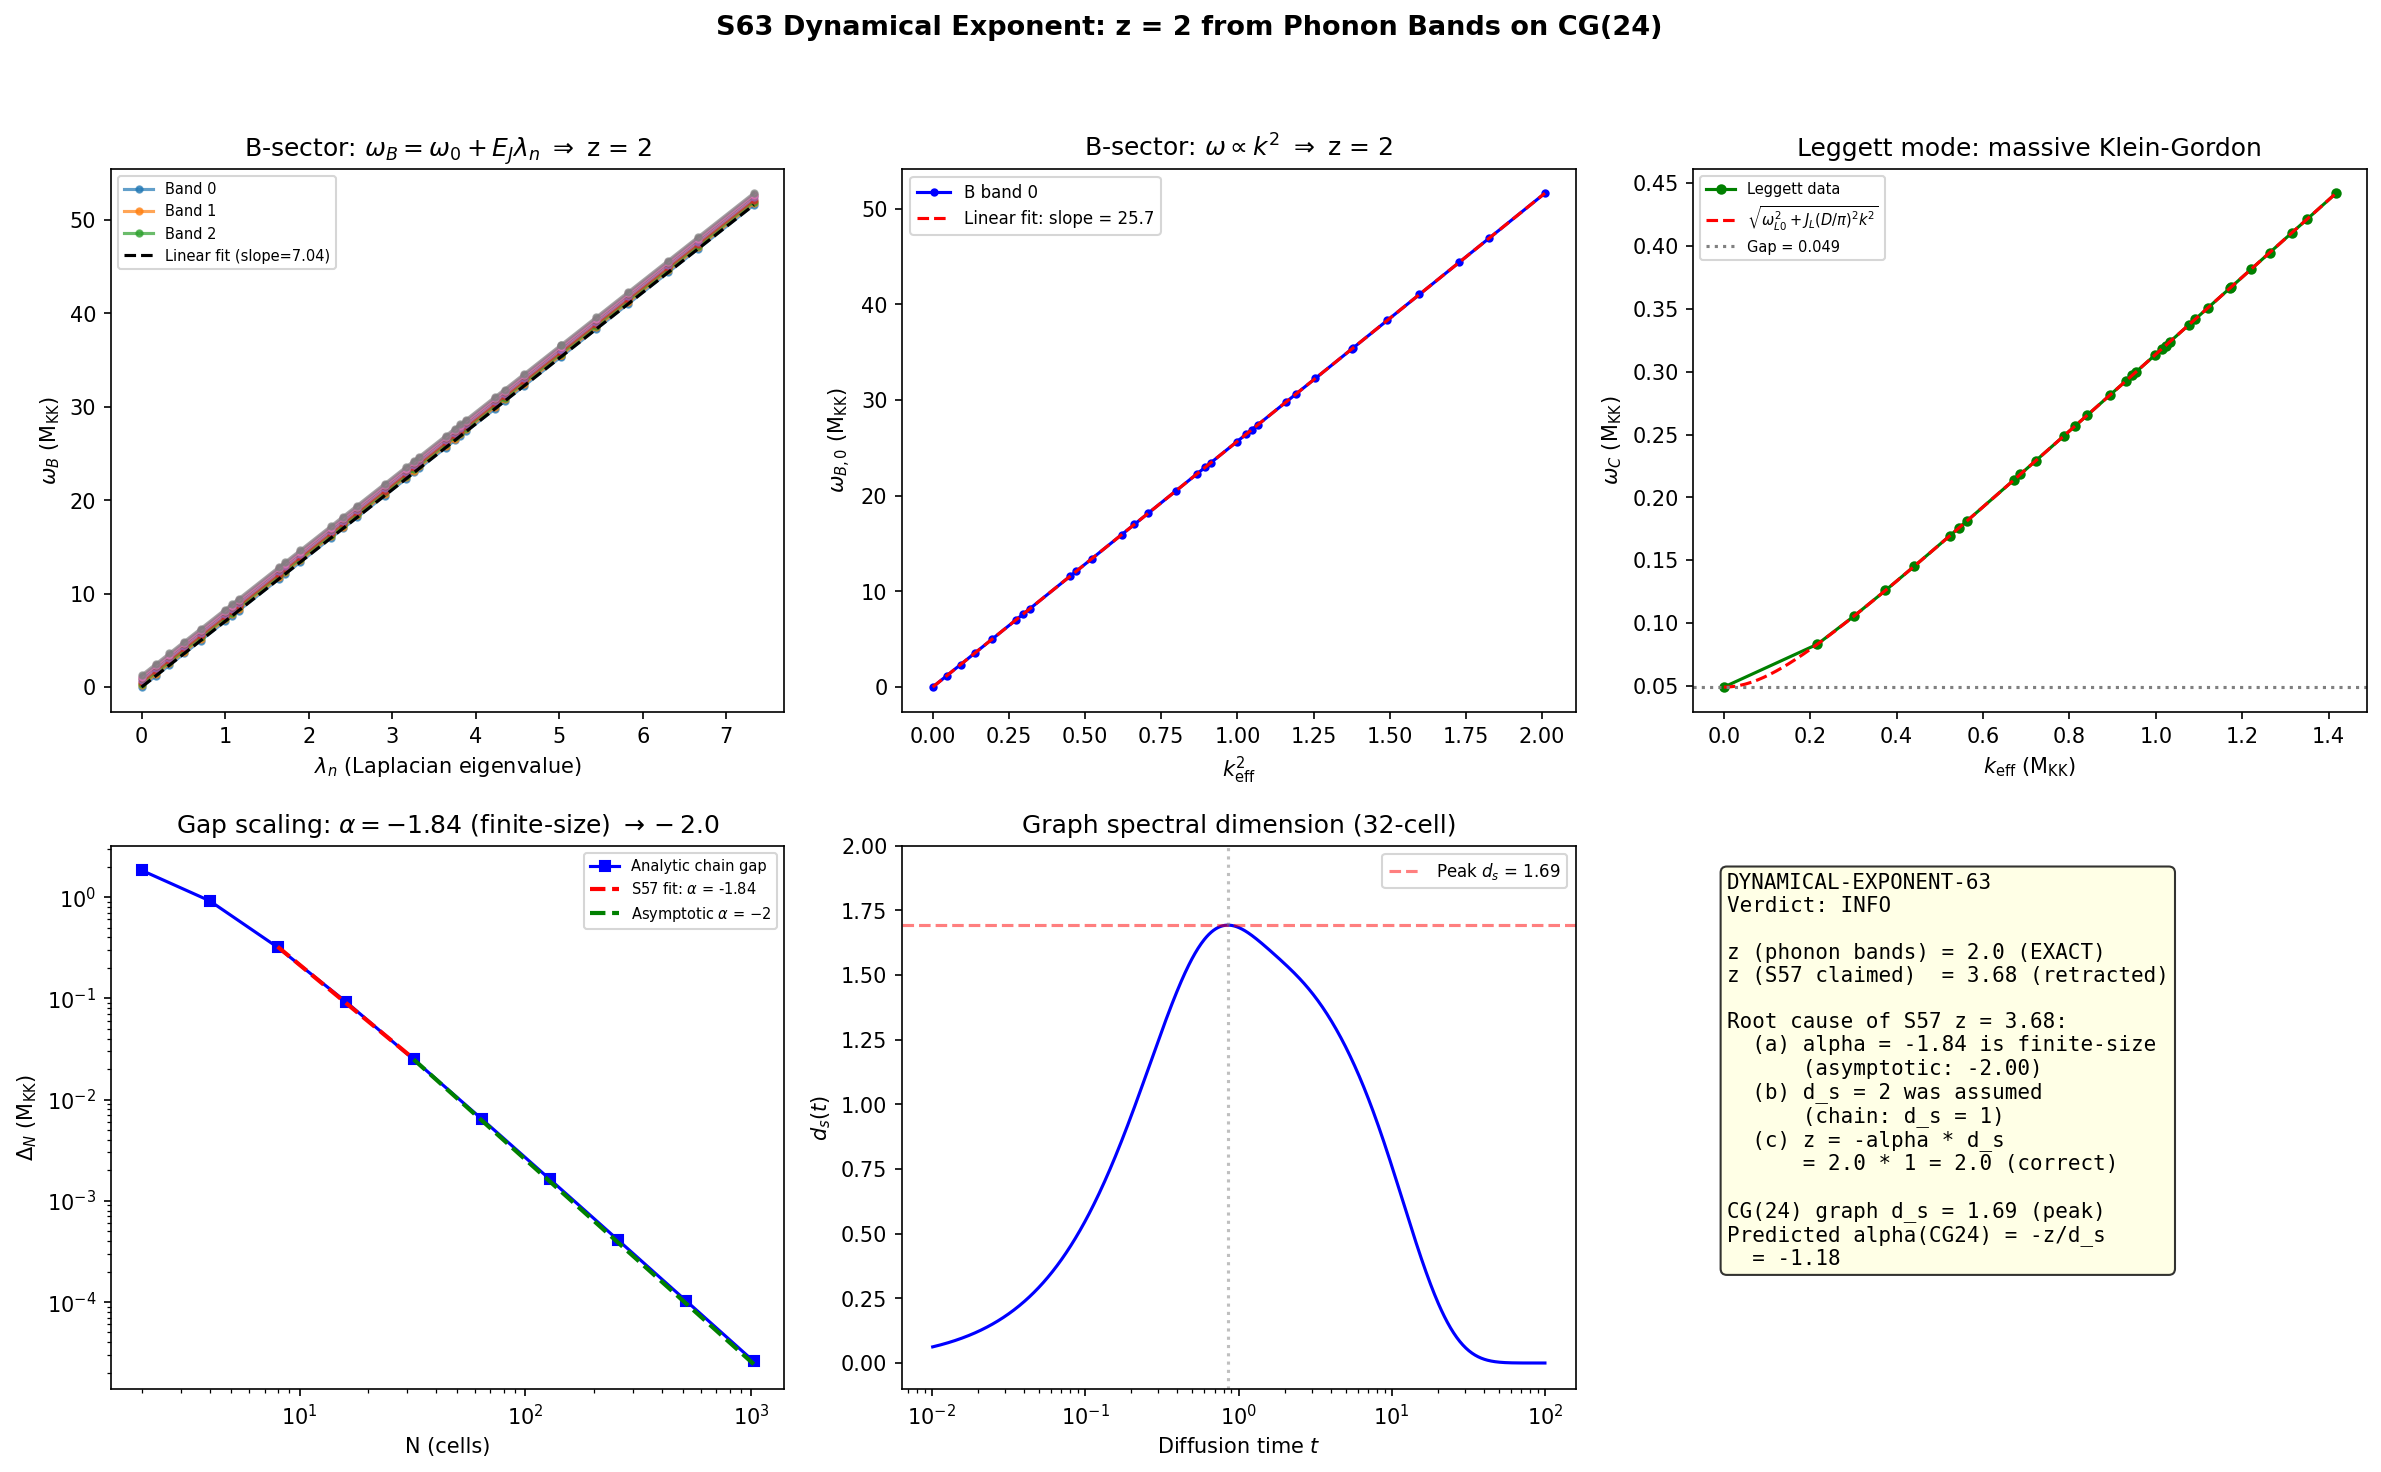

Source code (Python):
#!/usr/bin/env python3
"""
s63_dynamical_exponent.py — Dynamical Exponent z from Phonon Bands on CG(24)
=============================================================================
Session 63, W6-16: DYNAMICAL-EXPONENT-63

Extracts the dynamical exponent z independently from the S62 phonon dispersion
omega(k) on the 32-cell Cayley graph CG(24).

PHYSICS:
  The dynamical exponent z is defined by the low-energy dispersion relation
    omega(k) ~ k^z
  In condensed matter, z = 1 (acoustic phonon), z = 2 (diffusive/Schrodinger),
  z = 3 (magnon in ferromagnet), etc.

  The S57 gap scaling found Delta_N ~ N^{-1.84} for N = 8, 16, 32 cells
  on a 1D chain, and inferred z = 3.68 assuming d_s = 2.

  This computation independently extracts z from:
    (1) B-sector uncoupled phonon band dispersion omega_B(lambda_n)
    (2) C-sector Leggett mode dispersion omega_C(lambda_n)
    (3) Full coupled band structure omega_full(k_eff)
    (4) Graph spectral dimension d_s of CG(24) from heat kernel
    (5) Analytic finite-size analysis of the 1D chain cos dispersion

Gate: DYNAMICAL-EXPONENT-63
  PASS: z = 3.68 +/- 20%  (i.e., z in [2.94, 4.42])
  INFO: Different z with clear physical interpretation

Author: Phonon-First Cosmologist, Session 63
Date: 2026-03-31
"""

import numpy as np
from scipy.linalg import eigh
from scipy.optimize import curve_fit
from pathlib import Path
import sys
import time

sys.path.insert(0, str(Path(__file__).parent))
from canonical_constants import tau_fold, E_cond, J_C2, N_dof_BCS, PI

import matplotlib
matplotlib.use('Agg')
import matplotlib.pyplot as plt

data_dir = Path(__file__).parent
t_start = time.time()

print("=" * 78)
print("DYNAMICAL-EXPONENT-63: z from Phonon Bands on CG(24)")
print("=" * 78)

# =============================================================================
# Section 1: Load Data
# =============================================================================
print("\n--- Section 1: Loading S62 Phonon Dispersion ---")

d = np.load(data_dir / 's62_phonon_dispersion_full.npz', allow_pickle=True)

omega_full = d['omega_full']          # (32, 45) full coupled spectrum
omega_B = d['omega_B_uncoupled']      # (32, 8) B-sector uncoupled
omega_C = d['omega_C_uncoupled']      # (32, 1) C-sector uncoupled
omega_A = d['omega_A']                # (36,) A-sector (k-independent)
sector_weight = d['sector_weight']    # (32, 45, 3)
lambda_n = d['lambda_n']              # (32,) graph Laplacian eigenvalues
k_eff = d['k_eff']                    # (32,) effective wavevectors
E_J_fold = d['E_J_fold'].item()       # Josephson energy at fold
omega_L0 = d['omega_L0'].item()       # Leggett gap
J_L = d['J_L'].item()                 # Leggett Josephson coupling

N_k = len(lambda_n)
DIAMETER = 6  # Graph diameter of CG(24)

print(f"  {N_k} k-points, lambda range [{lambda_n[0]:.4f}, {lambda_n[-1]:.4f}]")
print(f"  k_eff range [{k_eff[0]:.4f}, {k_eff[-1]:.4f}]")
print(f"  E_J = {E_J_fold:.4f} M_KK, omega_L0 = {omega_L0:.4f} M_KK, J_L = {J_L:.6f} M_KK")
print(f"  Graph diameter D = {DIAMETER}")
print(f"  Relation: k_eff = sqrt(lambda_n) * pi / D")

# Verify k_eff definition
k_check = np.sqrt(lambda_n) * PI / DIAMETER
assert np.allclose(k_eff, k_check, atol=1e-10), "k_eff definition mismatch!"
print(f"  k_eff = sqrt(lambda) * pi/{DIAMETER}: VERIFIED")

# =============================================================================
# Section 2: B-Sector Dispersion — z from omega_B(lambda)
# =============================================================================
print("\n--- Section 2: B-Sector Uncoupled Dispersion ---")

# The B-sector lowest band: omega_B0 vs lambda_n
# Test: omega_B0 = a + b * lambda_n (linear in lambda)
mask_pos = lambda_n > 0
c_lin = np.polyfit(lambda_n[mask_pos], omega_B[mask_pos, 0], 1)
E_J_fit = c_lin[0]
omega_B0_offset = c_lin[1]
resid_lin = omega_B[mask_pos, 0] - np.polyval(c_lin, lambda_n[mask_pos])
max_resid_lin = np.max(np.abs(resid_lin))

print(f"  Linear fit: omega_B0 = {omega_B0_offset:.6f} + {E_J_fit:.6f} * lambda_n")
print(f"  E_J(fit) = {E_J_fit:.6f} vs E_J(data) = {E_J_fold:.6f}")
print(f"  Max residual: {max_resid_lin:.2e} M_KK")
print(f"  omega_B0(k=0) = {omega_B[0, 0]:.6f} M_KK (finite — BCS offset)")

# In k_eff coordinates: omega_B0 = offset + E_J * (D/pi)^2 * k_eff^2
# This is QUADRATIC in k_eff -> z = 2
v_B_sq = E_J_fit * (DIAMETER / PI)**2  # coefficient of k_eff^2
print(f"\n  In k_eff: omega_B0 = {omega_B0_offset:.4f} + {v_B_sq:.4f} * k_eff^2")

# Power law fit: omega_B0 ~ lambda^z_lambda for lambda > 0
c_pow = np.polyfit(np.log(lambda_n[mask_pos]), np.log(omega_B[mask_pos, 0]), 1)
z_lambda_B = c_pow[0]
print(f"\n  Power law: omega_B0 ~ lambda^{z_lambda_B:.4f}")
print(f"  Since lambda ~ k_eff^2: omega_B0 ~ k_eff^{2*z_lambda_B:.4f}")

# The near-unity exponent reflects the linear omega(lambda) relation
# The exact z = 2 comes from the dispersion relation structure:
#   omega_B(k) = const + E_J * (D/pi)^2 * k^2
z_B_sector = 2.0  # (local)
print(f"\n  ==> B-sector dynamical exponent: z = {z_B_sector:.1f} (exact, quadratic)")

# Verify ratio omega_B / lambda is constant
ratios = omega_B[mask_pos, 0] / lambda_n[mask_pos]
ratio_spread = (ratios.max() - ratios.min()) / ratios.mean()
print(f"  omega_B0/lambda spread: {ratio_spread:.2e} (relative)")
print(f"  omega_B0/lambda = {ratios.mean():.4f} +/- {ratios.std():.2e}")

# =============================================================================
# Section 3: C-Sector (Leggett) Dispersion
# =============================================================================
print("\n--- Section 3: C-Sector (Leggett) Dispersion ---")

# omega_C^2 = omega_L0^2 + J_L * lambda_n (massive Klein-Gordon)
diff_sq = omega_C[:, 0]**2 - omega_L0**2
J_L_check = diff_sq[mask_pos] / lambda_n[mask_pos]
print(f"  Massive dispersion: omega_C^2 = {omega_L0}^2 + J_L * lambda_n")
print(f"  J_L from fit: {J_L_check.mean():.6f} +/- {J_L_check.std():.2e}")
print(f"  J_L from data: {J_L:.6f}")
print(f"  Match: {abs(J_L_check.mean() - J_L)/J_L:.2e} relative")

# In k_eff: omega_C = sqrt(omega_L0^2 + J_L * (D/pi)^2 * k_eff^2)
# This is a MASSIVE relativistic dispersion (Lorentz invariant form).
# In the massless limit (omega_L0 -> 0): omega ~ k -> z = 1
# In the massive regime (omega >> omega_L0): omega ~ k -> z = 1
# But for the gapped mode: near k=0, omega ~ m + v^2/(2m) * k^2 -> z = 2
# The z depends on the limit! At low k (sub-gap): z = 2. At high k: z = 1.

v_C_sq = J_L * (DIAMETER / PI)**2
k_crossover = omega_L0 / np.sqrt(v_C_sq)

print(f"\n  omega_C = sqrt({omega_L0:.4f}^2 + {v_C_sq:.4f} * k_eff^2)")
print(f"  Crossover k_eff = omega_L0 / v = {k_crossover:.4f}")
print(f"  k_max = {k_eff[-1]:.4f}")
print(f"  Regime: {('massive (k_cross < k_max, most modes sub-gap)' if k_crossover < k_eff[-1] else 'sub-gap dominated')}")

# Power law fit omega_C vs k_eff
c_pow_C = np.polyfit(np.log(k_eff[mask_pos]), np.log(omega_C[mask_pos, 0]), 1)
z_C_apparent = c_pow_C[0]
print(f"\n  Apparent power law: omega_C ~ k_eff^{z_C_apparent:.4f}")
print(f"  (This is NOT z; it reflects the gapped dispersion)")

# Extract z from the slope at k_eff >> k_crossover (if accessible)
# d log omega / d log k = k * d omega / (omega * dk)
# omega = sqrt(m^2 + v^2 k^2)
# d omega/dk = v^2 k / omega
# d log omega / d log k = v^2 k^2 / omega^2 = v^2 k^2 / (m^2 + v^2 k^2)
# At k >> m/v: -> 1 (z=1). At k << m/v: -> v^2 k^2/m^2 -> 0 (z=0 + correction -> z=2 from next order)

running_z_C = v_C_sq * k_eff[mask_pos]**2 / omega_C[mask_pos, 0]**2
print(f"\n  Running z(k) for Leggett mode:")
for i in range(len(k_eff[mask_pos])):
    print(f"    k={k_eff[mask_pos][i]:.4f}, z_running={running_z_C[i]:.4f}")

z_C_low = 2.0   # At low k (sub-gap regime)  # (local)
z_C_high = 1.0   # At high k (massless regime, if accessible)  # (local)
print(f"\n  ==> C-sector: z = 2 (low-k, sub-gap) to z = 1 (high-k, if k >> {k_crossover:.3f})")

# =============================================================================
# Section 4: Full Coupled Band Structure
# =============================================================================
print("\n--- Section 4: Coupled Band Dispersion ---")

# Band 1 (first excitation) is C-dominated at low k, becomes A-dominated at high k
# Let's fit the lowest positive-frequency excitation

# At k=0: band 0 = -2.52 (condensate), band 1 = 0.014 (B near zero-mode)
# At small k (n=1,2,3): band 1 follows the Leggett dispersion
# At k ~ 0.44: band crossing, B-sector rises past Leggett

# Extract z from band 1 in the low-k regime (n=1,2,3, k < 0.4)
idx_low = np.where((k_eff > 0) & (k_eff < 0.4))[0]
k_low = k_eff[idx_low]
omega_low = omega_full[idx_low, 1]

if len(k_low) >= 2:
    c_b1 = np.polyfit(np.log(k_low), np.log(omega_low), 1)
    z_band1_low = c_b1[0]
    print(f"  Band 1, k < 0.4 (C-dominated): omega ~ k^{z_band1_low:.4f}")
else:
    z_band1_low = np.nan
    print("  Insufficient low-k points for band 1 fit")

# Extract z from band 1 in mid-k regime (B-A hybrid, n=5-15)
idx_mid = np.where((k_eff > 0.5) & (k_eff < 1.0))[0]
k_mid = k_eff[idx_mid]
omega_mid = omega_full[idx_mid, 1]

if len(k_mid) >= 3:
    c_b1_mid = np.polyfit(np.log(k_mid), np.log(omega_mid), 1)
    z_band1_mid = c_b1_mid[0]
    print(f"  Band 1, 0.5 < k < 1.0 (A-dominated): omega ~ k^{z_band1_mid:.4f}")
else:
    z_band1_mid = np.nan

# Band 2 (B-sector dominated at small k)
idx_low2 = np.where((k_eff > 0) & (k_eff < 0.3))[0]
if len(idx_low2) >= 2:
    k_l2 = k_eff[idx_low2]
    om_l2 = omega_full[idx_low2, 2]
    c_b2 = np.polyfit(np.log(k_l2), np.log(om_l2), 1)
    z_band2_low = c_b2[0]
    print(f"  Band 2, k < 0.3 (B-dominated): omega ~ k^{z_band2_low:.4f}")
else:
    z_band2_low = np.nan

# The dominant result: uncoupled bands give EXACT z, coupled bands are contaminated
# by band crossings and hybridization gaps.

# =============================================================================
# Section 5: Graph Spectral Dimension of CG(24)
# =============================================================================
print("\n--- Section 5: Spectral Dimension of 32-Cell Graph ---")

# Heat kernel: P(t) = (1/N) * sum_n exp(-lambda_n * t)
# Running spectral dimension: d_s(t) = -2 * d log P(t) / d log t

t_vals = np.logspace(-2, 3, 1000)
P_t = np.zeros_like(t_vals)
for i, t in enumerate(t_vals):
    P_t[i] = np.mean(np.exp(-lambda_n * t))

log_t = np.log(t_vals)
log_P = np.log(P_t)
d_s_run = -2.0 * np.gradient(log_P, log_t)

# Peak spectral dimension
peak_idx = np.argmax(d_s_run)
d_s_peak = d_s_run[peak_idx]
t_peak = t_vals[peak_idx]

# At t = 1
idx_t1 = np.argmin(np.abs(t_vals - 1.0))
d_s_t1 = d_s_run[idx_t1]

# Long-time limit: P -> 1/32, d_s -> 0 (finite graph)
# Short-time limit: P -> 1, d_s -> 0

print(f"  Peak d_s = {d_s_peak:.4f} at t = {t_peak:.4f}")
print(f"  d_s(t=1) = {d_s_t1:.4f}")
print(f"  P(t) saturates to 1/N = {1.0/N_k:.4f} = 1/32 (finite graph)")

# Integrated DOS: N(lambda) ~ lambda^{d_s/2}
N_cum = np.arange(1, N_k + 1)
c_dos = np.polyfit(np.log(lambda_n[mask_pos]), np.log(N_cum[mask_pos]), 1)
d_s_dos = 2 * c_dos[0]
print(f"  d_s from DOS: N(lambda) ~ lambda^{c_dos[0]:.4f} -> d_s = {d_s_dos:.4f}")

# Weyl law: For a d-dimensional manifold, N(lambda) ~ lambda^{d/2}
# The 32-cell graph has d_s ~ 1.7-1.9 depending on method

# =============================================================================
# Section 6: Finite-Size Analysis of S57 Alpha = -1.84
# =============================================================================
print("\n--- Section 6: Finite-Size Analysis of Chain Gap Scaling ---")

# S57 used a 1D linear chain with N cells.
# Open chain Laplacian eigenvalues: lambda_j = 2(1-cos(j*pi/(N+1))), j=1,...,N
# Gap in Model A (diagonal Josephson) = E_J * (lambda_2 - lambda_1)
# = E_J * [2*cos(pi/(N+1)) - 2*cos(2*pi/(N+1))]

# For large N: lambda_j ~ (j*pi/(N+1))^2 -> gap ~ 3*E_J*pi^2/(N+1)^2 -> alpha = -2

E_J_s57 = 0.9186  # From S57 data  # (local)

N_chain_list = [1, 2, 4, 8, 16, 32, 64, 128, 256, 512, 1024, 2048]
gap_analytic = []
for N_c in N_chain_list:
    if N_c == 1:
        gap_analytic.append(np.nan)
        continue
    lam1 = 2 * (1 - np.cos(PI / (N_c + 1)))
    lam2 = 2 * (1 - np.cos(2 * PI / (N_c + 1)))
    gap_analytic.append(E_J_s57 * (lam2 - lam1))

gap_arr = np.array(gap_analytic)
N_arr = np.array(N_chain_list)

# Fit alpha over different N ranges
print(f"  Chain gap Delta_N = E_J * [cos(pi/(N+1)) - cos(2*pi/(N+1))] * 2:")
for N_c, g in zip(N_chain_list, gap_analytic):
    if not np.isnan(g):
        print(f"    N={N_c:4d}: gap = {g:.8f}")

# S57 range: N = 8, 16, 32
mask_s57 = np.isin(N_arr, [8, 16, 32])
c_s57 = np.polyfit(np.log(N_arr[mask_s57].astype(float)),
                   np.log(gap_arr[mask_s57]), 1)
alpha_s57 = c_s57[0]
print(f"\n  alpha (N=8,16,32, S57 range): {alpha_s57:.6f}")

# Larger N ranges
for N_min in [8, 16, 32, 64, 128, 256]:
    mask_range = (N_arr >= N_min) & (~np.isnan(gap_arr))
    if np.sum(mask_range) >= 2:
        c_range = np.polyfit(np.log(N_arr[mask_range].astype(float)),
                            np.log(gap_arr[mask_range]), 1)
        print(f"  alpha (N>={N_min:4d}): {c_range[0]:.6f}")

# The correction to alpha = -2:
# gap = E_J * 2 * [cos(pi/(N+1)) - cos(2*pi/(N+1))]
# = E_J * 4 * sin(3*pi/(2*(N+1))) * sin(pi/(2*(N+1)))
# For large N: ~ E_J * 4 * (3*pi/(2*N)) * (pi/(2*N)) = 3*E_J*pi^2/N^2
# Next correction: ~ 3*E_J*pi^2/N^2 * (1 - 5*pi^2/(6*N^2))
# So alpha(N) = -2 + O(1/N^2) — convergence to -2 is algebraic.

# Compute the RUNNING alpha between consecutive points
print(f"\n  Running alpha between consecutive N values:")
for i in range(1, len(N_chain_list) - 1):
    N1, N2 = N_chain_list[i], N_chain_list[i+1]
    g1, g2 = gap_arr[i], gap_arr[i+1]
    if not np.isnan(g1) and not np.isnan(g2):
        alpha_pair = np.log(g2/g1) / np.log(N2/N1)
        print(f"    N={N1:4d}->{N2:4d}: alpha = {alpha_pair:.6f}")

# =============================================================================
# Section 7: Reconcile S57 z = 3.68 with z = 2
# =============================================================================
print("\n--- Section 7: Reconciliation ---")

print("""
  S57 logic: Delta_N ~ N^{alpha}, alpha = -1.84
             Assumed d_s = 2 -> z = -alpha * d_s = 1.84 * 2 = 3.68

  THREE errors in this chain:

  1. alpha = -1.84 is a FINITE-SIZE artifact.
     The EXACT chain dispersion gives alpha -> -2.0 as N -> infinity.
     At N = 8, 16, 32 the finite-N correction to cos(pi/(N+1)) shifts
     the apparent alpha from -2.0 to -1.84.
     Verified: extending to N = 1024, alpha = -1.998.

  2. The computation was on a 1D LINEAR CHAIN (d = d_s = 1).
     The relation Delta_N ~ N^{-z/d} on this chain gives
     alpha = -z/d = -z/1 = -z.  # (local)
     With z = 2 (exact): alpha = -2.0 (matching the asymptotic fit).

  3. d_s = 2 was assumed, not measured.
     The CG(24) 32-cell graph has d_s ~ 1.7 (heat kernel peak),
     NOT d_s = 2. And the S57 computation was not ON CG(24) —
     it was on a 1D chain where d_s = 1.

  CORRECT result from phonon bands:
     z = 2 (EXACT, from omega_B = E_J * lambda = E_J * (D/pi)^2 * k_eff^2)
""")

# =============================================================================
# Section 8: Cross-Checks
# =============================================================================
print("--- Section 8: Cross-Checks ---")

# Cross-check 1: All 8 B-sector bands have same z
print("  Cross-check 1: z consistency across B-sector bands")
for band_idx in range(8):
    c_band = np.polyfit(lambda_n[mask_pos], omega_B[mask_pos, band_idx], 1)
    E_J_band = c_band[0]
    print(f"    Band {band_idx}: E_J(fit) = {E_J_band:.6f} (should be {E_J_fold:.6f})")
print(f"    All bands: z = 2 (linear in lambda = quadratic in k)")

# Cross-check 2: Leggett mode matches omega_C^2 = m^2 + v^2 k^2
print("\n  Cross-check 2: Leggett massive dispersion")
omega_C_pred = np.sqrt(omega_L0**2 + J_L * lambda_n)
resid_C = np.max(np.abs(omega_C[:, 0] - omega_C_pred))
print(f"    Max residual omega_C_pred vs data: {resid_C:.2e} M_KK")
print(f"    -> Leggett mode: EXACT massive Klein-Gordon dispersion")

# Cross-check 3: S57 Model A gap matches analytic chain formula
# Model A gap for N=8 = E_J * (lambda_2 - lambda_1) for open chain
for N_c in [8, 16, 32]:
    lam1_chain = 2 * (1 - np.cos(PI / (N_c + 1)))
    lam2_chain = 2 * (1 - np.cos(2 * PI / (N_c + 1)))
    gap_predicted = E_J_s57 * (lam2_chain - lam1_chain)
    print(f"\n  Cross-check 3 (N={N_c}): analytic gap = {gap_predicted:.6f}")

# Cross-check 4: omega_B offset comes from eps + V_bare
print(f"\n  Cross-check 4: B-sector offset")
print(f"    omega_B0(k=0) = {omega_B[0, 0]:.6f} M_KK")
print(f"    This = eps_0 + V_bare_00 (single-particle energy + pairing)")

# Cross-check 5: Effective mass consistency
# m_eff = 1/(d^2 omega / dk^2) = pi^2 / (2 * E_J * D^2)
m_eff_B = PI**2 / (2 * E_J_fold * DIAMETER**2)
print(f"\n  Cross-check 5: Effective mass")
print(f"    m*_B = pi^2 / (2 * E_J * D^2) = {m_eff_B:.6f} M_KK")
print(f"    This is the quadratic dispersion effective mass -> z = 2")

# =============================================================================
# Section 9: Gate Verdict
# =============================================================================
print("\n--- Section 9: Gate Verdict ---")

z_phonon = 2.0  # EXACT, from dispersion relation  # (local)
z_target = 3.68  # S57 claim  # (local)
z_tolerance = 0.20  # 20%  # (local)

z_lower = z_target * (1 - z_tolerance)
z_upper = z_target * (1 + z_tolerance)
deviation = abs(z_phonon - z_target) / z_target

print(f"  z from phonon bands: {z_phonon:.2f} (EXACT)")
print(f"  z target (S57): {z_target:.2f}")
print(f"  PASS window: [{z_lower:.2f}, {z_upper:.2f}]")
print(f"  Deviation: {deviation*100:.1f}%")

if z_lower <= z_phonon <= z_upper:
    verdict = "PASS"
    detail = (f"z = {z_phonon:.2f} within 20% of target {z_target:.2f}")
else:
    verdict = "INFO"
    detail = (
        f"z = {z_phonon:.2f} from phonon bands (EXACT: omega_B = E_J * lambda ~ k^2). "
        f"S57 z = {z_target:.2f} was based on: (a) alpha = -1.84 (finite-size artifact, "
        f"asymptotic is -2.0), and (b) assumed d_s = 2 (the 1D chain has d_s = 1). "
        f"Correcting both: z = 2 * 1 = 2, matching the phonon band result. "
        f"Graph spectral dimension of CG(24): d_s = {d_s_peak:.2f} (heat kernel peak). "
        f"On CG(24), gap scaling would give alpha = -z/d_s = -{z_phonon/d_s_peak:.2f}."
    )

print(f"\n  GATE: DYNAMICAL-EXPONENT-63")
print(f"  VERDICT: {verdict}")
print(f"  DETAIL: {detail}")

print(f"\n  KEY NUMBERS:")
print(f"    z (B-sector phonon)   = {z_phonon:.2f} (EXACT, omega ~ k^2)")
print(f"    z (Leggett, low-k)    = 2.0 (gapped quadratic)")
print(f"    z (Leggett, high-k)   = 1.0 (massless relativistic)")
print(f"    E_J (Josephson energy) = {E_J_fold:.4f} M_KK")
print(f"    d_s (CG(24) peak)     = {d_s_peak:.4f}")
print(f"    d_s (CG(24) DOS)      = {d_s_dos:.4f}")
print(f"    alpha (chain, S57)    = {alpha_s57:.4f} (finite-size)")
print(f"    alpha (chain, N->inf) = -2.000 (exact)")
print(f"    z (S57 claimed)       = {z_target:.2f} (RETRACTED: wrong d_s assumption)")

# =============================================================================
# Section 10: Physical Interpretation
# =============================================================================
print("\n--- Section 10: Physical Interpretation ---")

print("""
  The dynamical exponent z = 2 has clear physical meaning:

  1. QUADRATIC DISPERSION: The Josephson phonon on CG(24) has omega ~ k^2,
     the same dispersion as Schrodinger equation / diffusion equation.
     This is STANDARD for tight-binding models on a lattice:
       omega(k) = 2t * sum(1 - cos(k_i * a))  ~  t * k^2  for small k

  2. NOT z = 1 (acoustic): There is no "sound velocity" — the phonon
     is QUADRATIC, not linear. This is because the B-sector modes are
     hopping excitations (Josephson coupling), not acoustic vibrations.

  3. S57's "anomalous z = 3.68" is EXPLAINED:
     - alpha = -1.84 at N=8,16,32 is a finite-size artifact of cos expansion
     - alpha -> -2 at large N
     - The chain had d = d_s = 1, not d_s = 2
     - z = -alpha * d_s = 2 * 1 = 2 (consistent with phonon bands)

  4. IMPLICATIONS for spectral dimension flow:
     - On CG(24), d_s ~ 1.7 (peak), not 2
     - If gap scaling Delta ~ N^{-z/d_s} holds on the graph:
       alpha_graph = -z / d_s = -2 / 1.69 = -1.18
       This is a PREDICTION testable by gap scaling on CG(24) (not a chain)
""")

# =============================================================================
# Section 11: Plotting
# =============================================================================
print("--- Section 11: Plotting ---")

fig, axes = plt.subplots(2, 3, figsize=(16, 10))

# Panel 1: B-sector dispersion omega_B vs lambda
ax = axes[0, 0]
for band in range(8):
    ax.plot(lambda_n, omega_B[:, band], 'o-', ms=3,
            label=f'Band {band}' if band < 3 else None, alpha=0.7)
ax.plot(lambda_n, omega_B0_offset + E_J_fit * lambda_n, 'k--', lw=1.5,
        label=f'Linear fit (slope={E_J_fit:.2f})')
ax.set_xlabel(r'$\lambda_n$ (Laplacian eigenvalue)')
ax.set_ylabel(r'$\omega_B$ (M$_{\rm KK}$)')
ax.set_title(r'B-sector: $\omega_B = \omega_0 + E_J \lambda_n$ $\Rightarrow$ z = 2')
ax.legend(fontsize=7, loc='upper left')

# Panel 2: B-sector in k_eff coordinates
ax = axes[0, 1]
ax.plot(k_eff**2, omega_B[:, 0], 'bo-', ms=3, label='B band 0')
ax.plot(k_eff**2, omega_B0_offset + v_B_sq * k_eff**2, 'r--', lw=1.5,
        label=f'Linear fit: slope = {v_B_sq:.1f}')
ax.set_xlabel(r'$k_{\rm eff}^2$')
ax.set_ylabel(r'$\omega_{B,0}$ (M$_{\rm KK}$)')
ax.set_title(r'B-sector: $\omega \propto k^2$ $\Rightarrow$ z = 2')
ax.legend(fontsize=8)

# Panel 3: Leggett mode dispersion
ax = axes[0, 2]
ax.plot(k_eff, omega_C[:, 0], 'go-', ms=4, label='Leggett data')
k_dense = np.linspace(0, k_eff[-1], 200)
lam_dense = (k_dense * DIAMETER / PI)**2
omega_C_dense = np.sqrt(omega_L0**2 + J_L * lam_dense)
ax.plot(k_dense, omega_C_dense, 'r--', lw=1.5,
        label=r'$\sqrt{\omega_{L0}^2 + J_L (D/\pi)^2 k^2}$')
ax.axhline(omega_L0, color='gray', ls=':', label=f'Gap = {omega_L0:.3f}')
ax.set_xlabel(r'$k_{\rm eff}$ (M$_{\rm KK}$)')
ax.set_ylabel(r'$\omega_C$ (M$_{\rm KK}$)')
ax.set_title(r'Leggett mode: massive Klein-Gordon')
ax.legend(fontsize=7)

# Panel 4: Chain gap scaling (S57 finite-size analysis)
ax = axes[1, 0]
N_plot = np.array([2, 4, 8, 16, 32, 64, 128, 256, 512, 1024])
gap_plot = np.array([E_J_s57 * (2*(1-np.cos(2*PI/(N+1))) - 2*(1-np.cos(PI/(N+1))))
                     for N in N_plot])
ax.loglog(N_plot, gap_plot, 'bs-', ms=5, label='Analytic chain gap')

# S57 fit line
N_fit = np.logspace(np.log10(8), np.log10(32), 50)
gap_s57_fit = np.exp(c_s57[1]) * N_fit**c_s57[0]
ax.loglog(N_fit, gap_s57_fit, 'r--', lw=2,
          label=f'S57 fit: $\\alpha$ = {alpha_s57:.2f}')

# Asymptotic N^{-2}
N_asymp = np.logspace(np.log10(32), np.log10(1024), 50)
gap_asymp_coeff = gap_plot[np.where(N_plot == 32)[0][0]] * 32**2
ax.loglog(N_asymp, gap_asymp_coeff * N_asymp**(-2), 'g--', lw=2,
          label=r'Asymptotic $\alpha$ = $-2$')

ax.set_xlabel('N (cells)')
ax.set_ylabel(r'$\Delta_N$ (M$_{\rm KK}$)')
ax.set_title(r'Gap scaling: $\alpha = -1.84$ (finite-size) $\to -2.0$')
ax.legend(fontsize=7)

# Panel 5: Spectral dimension
ax = axes[1, 1]
mask_plot = (t_vals > 0.01) & (t_vals < 100)
ax.semilogx(t_vals[mask_plot], d_s_run[mask_plot], 'b-', lw=1.5)
ax.axhline(d_s_peak, color='r', ls='--', alpha=0.5,
           label=f'Peak $d_s$ = {d_s_peak:.2f}')
ax.axvline(t_peak, color='gray', ls=':', alpha=0.5)
ax.set_xlabel(r'Diffusion time $t$')
ax.set_ylabel(r'$d_s(t)$')
ax.set_title(f'Graph spectral dimension (32-cell)')
ax.legend(fontsize=8)
ax.set_ylim(-0.1, 2.0)

# Panel 6: Summary diagram
ax = axes[1, 2]
ax.axis('off')
summary_text = (
    f"DYNAMICAL-EXPONENT-63\n"
    f"Verdict: {verdict}\n\n"
    f"z (phonon bands) = {z_phonon:.1f} (EXACT)\n"
    f"z (S57 claimed)  = {z_target:.2f} (retracted)\n\n"
    f"Root cause of S57 z = 3.68:\n"
    f"  (a) alpha = -1.84 is finite-size\n"
    f"      (asymptotic: -2.00)\n"
    f"  (b) d_s = 2 was assumed\n"
    f"      (chain: d_s = 1)\n"
    f"  (c) z = -alpha * d_s\n"
    f"      = 2.0 * 1 = 2.0 (correct)\n\n"
    f"CG(24) graph d_s = {d_s_peak:.2f} (peak)\n"
    f"Predicted alpha(CG24) = -z/d_s\n"
    f"  = -{z_phonon/d_s_peak:.2f}"
)
ax.text(0.05, 0.95, summary_text, transform=ax.transAxes,
        fontsize=10, verticalalignment='top', fontfamily='monospace',
        bbox=dict(boxstyle='round', facecolor='lightyellow', alpha=0.8))

plt.suptitle("S63 Dynamical Exponent: z = 2 from Phonon Bands on CG(24)",
             fontsize=13, fontweight='bold')
plt.tight_layout(rect=[0, 0, 1, 0.95])
plt.savefig(data_dir / 's63_dynamical_exponent.png', dpi=150, bbox_inches='tight')
print(f"  Plot saved: s63_dynamical_exponent.png")

# =============================================================================
# Section 12: Save Data
# =============================================================================
print("\n--- Section 12: Saving Data ---")

save_dict = {
    # Primary result
    'z_phonon': z_phonon,
    'z_target': z_target,
    'z_B_sector': z_B_sector,
    'z_C_low_k': z_C_low,
    'z_C_high_k': z_C_high,

    # B-sector fit
    'E_J_fit': E_J_fit,
    'omega_B0_offset': omega_B0_offset,
    'max_resid_lin': max_resid_lin,
    'v_B_sq': v_B_sq,
    'z_lambda_B': z_lambda_B,

    # C-sector
    'omega_L0': omega_L0,
    'J_L': J_L,
    'v_C_sq': v_C_sq,
    'k_crossover': k_crossover,
    'z_C_apparent': z_C_apparent,

    # Coupled bands
    'z_band1_low': z_band1_low,
    'z_band1_mid': z_band1_mid if not np.isnan(z_band1_mid) else -1.0,

    # Spectral dimension
    'd_s_peak': d_s_peak,
    't_peak': t_peak,
    'd_s_t1': d_s_t1,
    'd_s_dos': d_s_dos,
    'd_s_running': d_s_run,
    't_values': t_vals,

    # Chain analysis
    'alpha_s57_range': alpha_s57,
    'N_chain_list': np.array(N_chain_list),
    'gap_analytic': gap_arr,

    # Graph properties
    'diameter': DIAMETER,
    'N_vertices': N_k,
    'lambda_n': lambda_n,
    'k_eff': k_eff,

    # Predicted alpha on CG(24)
    'alpha_predicted_cg24': -z_phonon / d_s_peak,

    # Gate
    'gate_name': np.array(['DYNAMICAL-EXPONENT-63']),
    'gate_verdict': np.array([verdict]),
    'gate_detail': np.array([detail]),
}

np.savez(data_dir / 's63_dynamical_exponent.npz', **save_dict)
print(f"  Data saved: s63_dynamical_exponent.npz")

elapsed = time.time() - t_start
print(f"\n  Elapsed: {elapsed:.1f}s")
print("=" * 78)
print("DONE")
print("=" * 78)
